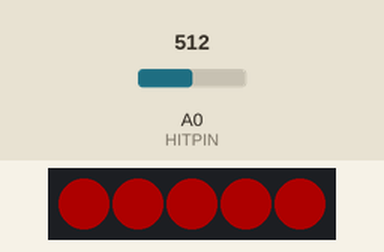
Simulated run of this sketch. Board: ESP8266 (NodeMCU). Shown: 5 RGB LEDs in strip order, left to right. The test bench sets the inputs (shaded band); at power-on: A0 (HITPIN) = 512. Dim RGB values are drawn brighter than linear; random numbers use the default seed unless the sketch sets one; what the sketch prints to the serial monitor is not drawn.

Above: at 0.95 s.
1.3 s: A0 (HITPIN) set to 108
2.8 s: A0 (HITPIN) set to 94
At 4.2 s:
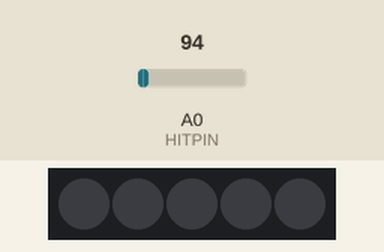
4.4 s: A0 (HITPIN) set to 110
At 4.95 s:
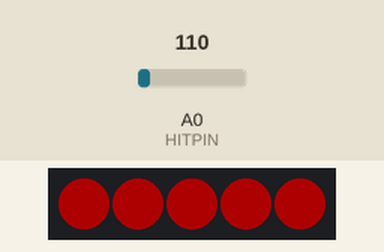
7.4 s: A0 (HITPIN) set to 90
Timing chart, 0 to 8.3 s (numbered marks = the images above; inputs shaded):
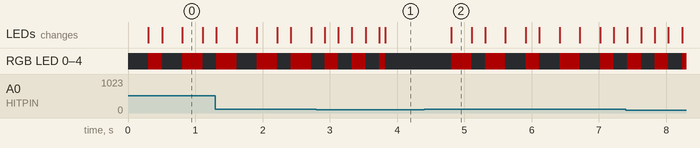

The sketch:

SingleTarget.ino
```cpp
/* Airsoft Target to test reaction

  Starts with blue leds on which indicates stand-by.
  First hit detected activates the target; the leds turn off and wait a random time after which they turn yellow for 2 seconds (or other timeout value)
  If hit too early, it will count as a miss
  if not hit at all, it will count as a miss
  if hit within the 2 second timeout, it will count as a hit.

  After the number of cycles have passed, the leds will flash white one time and then it will show the score:
  it will flash green for every hit and after that flash red for every miss.
  Then it will return to stand-by waiting for another initial hit to activate the target again.

  this sketch is based on the sketches in this topic on the arduino forum: http://forum.arduino.cc/index.php?topic=373655.0

*/
#include <Adafruit_NeoPixel.h>

int TIMEOUT_MILLISECONDS = 2000;  // Set time to hit target
int indicatorTime = 1000; // Set how long the leds flash during a hit or miss.
int targetCycles = 10; // Set the number of rounds.

const char* const stateText[] = { "Stand By", "Active Target", "Early Hit", "Hit", "No Hit", "End Game"};

enum GameState {
  STAND_BY,
  ACTIVE_TARGET,
  EARLY_HIT,
  GOOD_HIT,
  LATE_HIT,
  END_GAME,
};

GameState gameState = STAND_BY;
GameState lastState;

#define HITPIN A0
#define LEDPIN D2
#define NUMPIXELS 5
const int threshold = 100;
int cycleCounter = 0;
int hitCounter = 0;
int missCounter = 0;
int sensorReading = 0;
bool ledState = false;
bool yellowLed = false;
Adafruit_NeoPixel pixels = Adafruit_NeoPixel(NUMPIXELS, LEDPIN, NEO_GRB + NEO_KHZ800);

unsigned long lastMillis = 0;
unsigned long randomTimerDelay = 0;

void setup()
{
  Serial.begin(112500);
  pinMode(HITPIN, INPUT);
  pixels.begin();
  randomSeed(analogRead(A0));
  Serial.println(stateText[gameState]);
}

void loop()
{

  bool pressed = checkButton();
  if (gameState == STAND_BY)
  {
    ledOn(0, 0, 10);
    if (pressed)
    {
      ledOff();
      randomTimerDelay = 3000 + random(7000);  // random time
      gameState = ACTIVE_TARGET;
    }
  }
  else if (gameState == ACTIVE_TARGET)
  {
    //Serial.println(cycleCounter);
    unsigned long elapsedMillis = millis() - lastMillis;
    if (elapsedMillis >= randomTimerDelay && yellowLed == false && cycleCounter < targetCycles)
    {
      ledOn(180, 100, 0);
      yellowLed = true;
      Serial.println(F("Lite On!!"));
    }
    else if (elapsedMillis > randomTimerDelay + TIMEOUT_MILLISECONDS && cycleCounter < targetCycles)
    {
      Serial.println(F("TimeOut!!"));
      ledOff();
      yellowLed = false;
      cycleCounter++;
      missCounter++;
      gameState = LATE_HIT;
      lastMillis = millis();
    }
    else if (cycleCounter >= targetCycles)
    {
      ledOff();
      gameState = END_GAME;
    }
    if (pressed)
    {
      if (yellowLed)
      {
        cycleCounter++;
        hitCounter++;
        gameState = GOOD_HIT;
        lastMillis = millis();
      }
      else
      {
        cycleCounter++;
        missCounter++;
        gameState = EARLY_HIT;
        lastMillis = millis();
      }
    }
  }
  else if (gameState == EARLY_HIT)
  {
    unsigned long elapsedMillis = millis() - lastMillis;
    if (elapsedMillis >= indicatorTime)
    {
      ledOff();
      randomTimerDelay = 3000 + random(7000);  // random time
      gameState = ACTIVE_TARGET;
    }
    else
    {
      ledFlash(50, 0, 0);
    }
  }
  else if (gameState == GOOD_HIT)
  {
    unsigned long elapsedMillis = millis() - lastMillis;
    if (elapsedMillis >= indicatorTime)
    {
      ledOff();
      yellowLed = false;
      randomTimerDelay = 3000 + random(7000);  // random time
      gameState = ACTIVE_TARGET;
    }
    else
    {
      ledFlash(0, 50, 0);
    }
  }
  else if (gameState == LATE_HIT)
  {
    unsigned long elapsedMillis = millis() - lastMillis;
    if (elapsedMillis >= indicatorTime)
    {
      ledOff();
      randomTimerDelay = 3000 + random(7000);  // random time
      gameState = ACTIVE_TARGET;
    }
    else
    {
      ledFlash(255, 0, 0);
    }
  }
  else if (gameState == END_GAME)
  {
    ledOff();
    showCount(hitCounter, missCounter);
    delay(1000);
    cycleCounter = 0;
    hitCounter = 0;
    missCounter = 0;
    gameState = STAND_BY;
  }
  if (lastState != gameState)
  {
    Serial.println(stateText[gameState]);
    lastState = gameState;
  }

}

bool checkButton()
{
  static byte lastButtonState = 0;

    sensorReading = analogRead(HITPIN);
    Serial.println(sensorReading);
  if (sensorReading >= threshold)
  {
    delay(100);
    Serial.println(F("!"));
    Serial.println(sensorReading);
    lastMillis = millis();
    return true;
  }
  lastButtonState = 1;
  return false;
}

void ledFlash(int r, int g, int b ) {

  static unsigned long lastFlashMillis = 0;
  if (millis() - lastFlashMillis > 200UL) {
    if (ledState == false) {
      for (int i = 0; i < NUMPIXELS; i++) {
        pixels.setPixelColor(i, pixels.Color(r, g, b));
        pixels.show();
      }
    } else {
      for (int i = 0; i < NUMPIXELS; i++) {
        pixels.setPixelColor(i, pixels.Color(0, 0, 0));
        pixels.show();
      }
    }
    ledState = !ledState;
    lastFlashMillis = millis();
  }
}

void ledOn(int r, int g, int b) {
  for (int i = 0; i < NUMPIXELS; i++) {
    pixels.setPixelColor(i, pixels.Color(r, g, b));
    pixels.show();
  }
}

void ledOff() {
  for (int i = 0; i < NUMPIXELS; i++) {
    pixels.setPixelColor(i, pixels.Color(0, 0, 0));
    pixels.show();
  }
}

void showCount(int hit, int miss) {
  ledOn(100,100,100);
  delay(1000);
  ledOff();
  delay(2000);

  for (int h = 0; h < hit; h++) {
    for (int i = 0; i < NUMPIXELS; i++) {
      pixels.setPixelColor(i, pixels.Color(0, 255, 0));
      pixels.show();
    }
    delay(1000);
    for (int i = 0; i < NUMPIXELS; i++) {
      pixels.setPixelColor(i, pixels.Color(0, 0, 0));
      pixels.show();
    }
    delay(1000);
  }
  for (int m = 0; m < miss; m++) {
    for (int i = 0; i < NUMPIXELS; i++) {
      pixels.setPixelColor(i, pixels.Color(255, 0, 0));
      pixels.show();
    }
    delay(1000);
    for (int i = 0; i < NUMPIXELS; i++) {
      pixels.setPixelColor(i, pixels.Color(0, 0, 0));
      pixels.show();
    }
    delay(1000);
  }
}
```

Measured:
- the behaviour switches between 100 and 99 on A0 (HITPIN) (found by bisection; images 0 and 1)
- after the input at 4.4 s, RGB LED 0–4: off → RGB(50, 0, 0) after 0.40 s, → off 0.30 s later, → RGB(50, 0, 0) 0.20 s later, → off 0.30 s later, … (10 changes in this stretch); the LEDs: change after 0.40 s (image 2)
